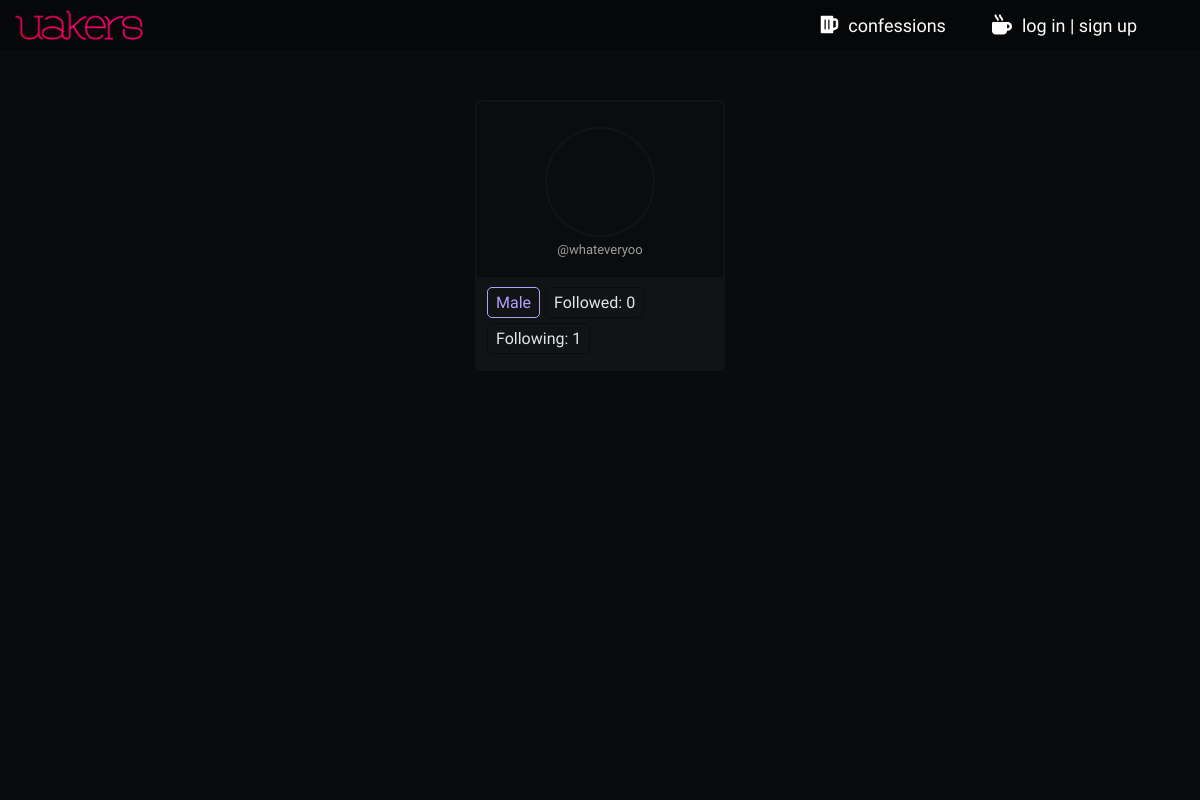
The app's page /profile/followed/quietest, older data.
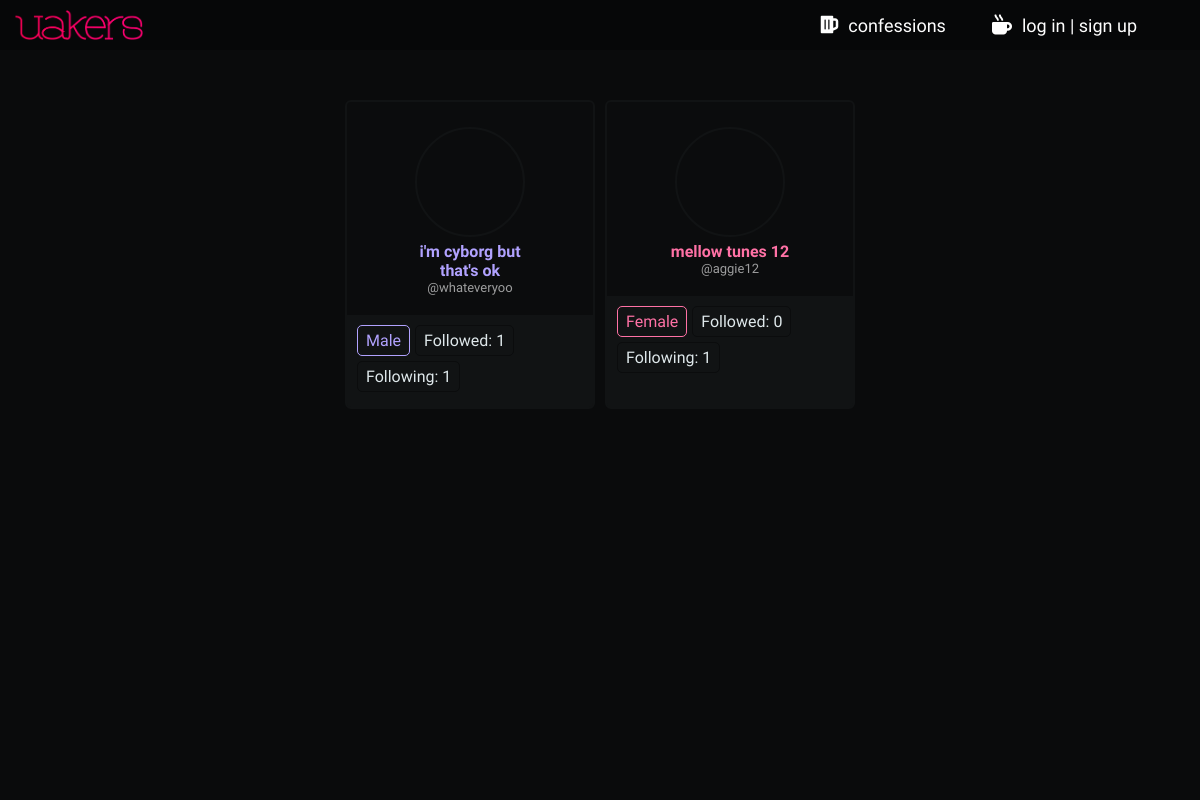
The same page, newer data.
### uprofile/models.py (models this page shows, shortened)
class FollowProfile(models.Model):
    follow_init             = models.ForeignKey(UserProfile, on_delete=models.CASCADE, related_name='follow_init')
    follow_rec              = models.ForeignKey(UserProfile, on_delete=models.CASCADE, related_name='follow_rec')
    follow_created_at       = models.DateTimeField(auto_now_add=True)

### home/models.py (models this page shows, shortened)
class UserProfile(AbstractUser):
    profile_nickname        = models.CharField(max_length=35)
    profile_year            = models.CharField(max_length=2, choices=YCHOICES)
    profile_sex             = models.CharField(max_length=1, choices=SCHOICES)
    profile_image           = models.CharField(max_length=700, blank=True)
    profile_slug            = models.SlugField(blank=True, max_length=900, unique=True)
    profile_song            = models.CharField(max_length=300, blank=True, null=True)
    def __init__(self, *args, **kwargs):
        self._meta.get_field(
            'username'
        ).validators[0] = CustomUsernameValidator()
        super().__init__(*args, **kwargs)

### uprofile/views.py (the view)
# urls.py: path('followed/<slug:profile_slug>', views.followed_view, name='followed_view'),
def followed_view(request, profile_slug):
    isuser = False
    user_profile = UserProfile.objects.get(profile_slug=profile_slug)
    if user_profile == request.user:
        isuser = True
    followed_by_profiles = FollowProfile.objects.filter(follow_rec=user_profile)
    context = {
        'user_profile': user_profile,
        'followed_by_profiles': followed_by_profiles,
        'isuser': isuser,
    }
    return render(request, 'uprofile/followed_view.html', context)

### uprofile/templatetags/follow_numbers.py (called while the page is built)
@register.filter(name='rec_followed_by')
def rec_followed_by(follow_user):
    return FollowProfile.objects.filter(follow_rec=follow_user).count()

@register.filter(name='rec_following')
def rec_following(follow_user):
    return FollowProfile.objects.filter(follow_init=follow_user).count()

### uprofile/templatetags/main_external_filters.py (called while the page is built)
@register.filter(name='m_or_f_color')
def m_or_f_color(user_profile):
    morf = False
    if user_profile.profile_sex is 'M':
        morf = 'lmi-m'
    elif user_profile.profile_sex is 'F':
        morf = 'lmi-f'
    else:
        morf = ''
    return morf

### uprofile/templates/uprofile/followed_view.html (shortened to what this page needs)
{% extends 'base.html' %}
{% load static %}
{% load follow_numbers %}
{% block css %}
  <link rel="stylesheet" href="{% static 'uprofile/css/follow_view.css' %}">
{% endblock %}
{% block body %}
  <div class="follow_container">
    {% if followed_by_profiles %}
    {% for follow in followed_by_profiles %}
    {% with follow_user=follow.follow_init %}
    {% include 'uprofile/follow_view_box.html' %}
    {% endwith %}
    {% endfor %}
    {% else %}
    <span class="no_follow_container">
      This user has no followers
    </span>
    {% endif %}
  </div>
  <div class="bg-overlayer">
  </div>
{% endblock %}

### uprofile/templates/uprofile/follow_view_box.html
{% load follow_numbers %}
{% load main_external_filters %}
<div class="follow_box">
  <div class="follow_upper">
    <div class="follow_photo_usr">
      <a href="{% url 'uprofile:profile_view' follow_user.profile_slug %}" class="follow_photo" style="background-image:url({{ follow_user.profile_image }})"></a>
      <p class="follow_usr {{follow_user|m_or_f_color}}">{{ follow_user.profile_nickname }}</p>
      <p class="follow_usr_username">@{{follow_user.username}}</p>
    </div>
  </div>
  <div class="follow_down">
    <span class="follow_down_hold {{follow_user|m_or_f_color}}">
      {{ follow_user.get_profile_sex_display }}
    </span>
    <span class="follow_down_hold">
      Followed:
      {{ follow_user|rec_followed_by }}
    </span>
    <span class="follow_down_hold">
      Following:
      {{ follow_user|rec_following }}
    </span>
  </div>
</div>

Row changes from the older to the newer data that the page shows:
changed through a linked row, FollowProfile "Male": follow_init.profile_nickname (not shown) → "i'm cyborg but that's ok"; follow_init|rec_followed_by "0" → "1"
added FollowProfile: follow_init.profile_nickname "mellow tunes 12", follow_init.username "aggie12", follow_init.profile_sex "Female", follow_init|rec_followed_by "0", follow_init|rec_following "1"
